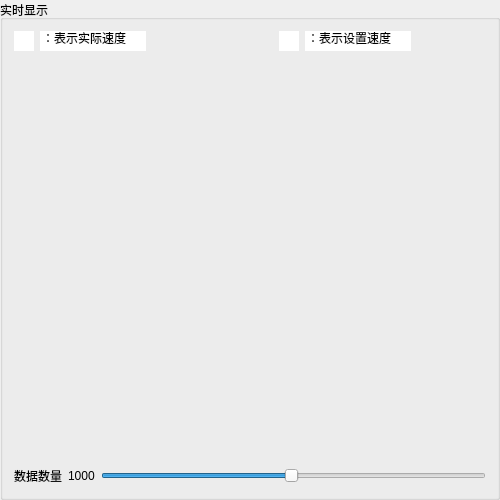
         <widget class="QGroupBox" name="groupBox_37">
          <property name="sizePolicy">
           <sizepolicy hsizetype="Expanding" vsizetype="Preferred">
            <horstretch>0</horstretch>
            <verstretch>0</verstretch>
           </sizepolicy>
          </property>
          <property name="minimumSize">
           <size>
            <width>500</width>
            <height>500</height>
           </size>
          </property>
          <property name="title">
           <string>实时显示</string>
          </property>
          <layout class="QGridLayout" name="gridLayout_45">
           <item row="0" column="0" colspan="3">
            <layout class="QHBoxLayout" name="horizontalLayout_32">
             <item>
              <widget class="QLineEdit" name="lineEdit_15">
               <property name="sizePolicy">
                <sizepolicy hsizetype="Fixed" vsizetype="Fixed">
                 <horstretch>0</horstretch>
                 <verstretch>0</verstretch>
                </sizepolicy>
               </property>
               <property name="maximumSize">
                <size>
                 <width>20</width>
                 <height>20</height>
                </size>
               </property>
               <property name="styleSheet">
                <string notr="true">background-image: url(:/new/prefix1/redline.png);
</string>
               </property>
               <property name="text">
                <string/>
               </property>
               <property name="frame">
                <bool>false</bool>
               </property>
               <property name="readOnly">
                <bool>true</bool>
               </property>
              </widget>
             </item>
             <item>
              <widget class="QLineEdit" name="lineEdit_16">
               <property name="sizePolicy">
                <sizepolicy hsizetype="Preferred" vsizetype="Fixed">
                 <horstretch>0</horstretch>
                 <verstretch>0</verstretch>
                </sizepolicy>
               </property>
               <property name="text">
                <string>：表示实际速度</string>
               </property>
               <property name="frame">
                <bool>false</bool>
               </property>
              </widget>
             </item>
             <item>
              <spacer name="horizontalSpacer_40">
               <property name="orientation">
                <enum>Qt::Horizontal</enum>
               </property>
               <property name="sizeHint" stdset="0">
                <size>
                 <width>127</width>
                 <height>20</height>
                </size>
               </property>
              </spacer>
             </item>
             <item>
              <widget class="QLineEdit" name="lineEdit_14">
               <property name="sizePolicy">
                <sizepolicy hsizetype="Fixed" vsizetype="Fixed">
                 <horstretch>0</horstretch>
                 <verstretch>0</verstretch>
                </sizepolicy>
               </property>
               <property name="maximumSize">
                <size>
                 <width>20</width>
                 <height>20</height>
                </size>
               </property>
               <property name="styleSheet">
                <string notr="true">background-image: url(:/new/prefix1/blueline.png);</string>
               </property>
               <property name="frame">
                <bool>false</bool>
               </property>
               <property name="readOnly">
                <bool>true</bool>
               </property>
              </widget>
             </item>
             <item>
              <widget class="QLineEdit" name="lineEdit_13">
               <property name="sizePolicy">
                <sizepolicy hsizetype="Preferred" vsizetype="Fixed">
                 <horstretch>0</horstretch>
                 <verstretch>0</verstretch>
                </sizepolicy>
               </property>
               <property name="text">
                <string>：表示设置速度</string>
               </property>
               <property name="frame">
                <bool>false</bool>
               </property>
              </widget>
             </item>
             <item>
              <spacer name="horizontalSpacer_41">
               <property name="orientation">
                <enum>Qt::Horizontal</enum>
               </property>
               <property name="sizeHint" stdset="0">
                <size>
                 <width>40</width>
                 <height>20</height>
                </size>
               </property>
              </spacer>
             </item>
            </layout>
           </item>
           <item row="1" column="0" colspan="3">
            <widget class="QCustomPlot" name="qcp_motor_spd_4" native="true"/>
           </item>
           <item row="2" column="0" colspan="2">
            <widget class="QLabel" name="label_Peak_ConstantTime_4">
             <property name="sizePolicy">
              <sizepolicy hsizetype="Fixed" vsizetype="Fixed">
               <horstretch>0</horstretch>
               <verstretch>0</verstretch>
              </sizepolicy>
             </property>
             <property name="text">
              <string/>
             </property>
            </widget>
           </item>
           <item row="3" column="0" colspan="3">
            <widget class="QCustomPlot" name="qcp_motor_cur_4" native="true"/>
           </item>
           <item row="4" column="0" colspan="3">
            <widget class="QCustomPlot" name="qcp_motor_act_tor_4" native="true"/>
           </item>
           <item row="5" column="0">
            <widget class="QLabel" name="label_disp_num_tab1_4">
             <property name="sizePolicy">
              <sizepolicy hsizetype="Preferred" vsizetype="Minimum">
               <horstretch>0</horstretch>
               <verstretch>0</verstretch>
              </sizepolicy>
             </property>
             <property name="maximumSize">
              <size>
               <width>16777215</width>
               <height>30</height>
              </size>
             </property>
             <property name="text">
              <string>数据数量</string>
             </property>
            </widget>
           </item>
           <item row="5" column="1">
            <widget class="QLabel" name="label_tab1_disp_num_4">
             <property name="text">
              <string>1000</string>
             </property>
            </widget>
           </item>
           <item row="5" column="2">
            <widget class="QSlider" name="tab1_horizontalSlider_4">
             <property name="sizePolicy">
              <sizepolicy hsizetype="Expanding" vsizetype="Minimum">
               <horstretch>0</horstretch>
               <verstretch>0</verstretch>
              </sizepolicy>
             </property>
             <property name="maximumSize">
              <size>
               <width>16777215</width>
               <height>20</height>
              </size>
             </property>
             <property name="minimum">
              <number>20</number>
             </property>
             <property name="maximum">
              <number>2000</number>
             </property>
             <property name="value">
              <number>1000</number>
             </property>
             <property name="orientation">
              <enum>Qt::Horizontal</enum>
             </property>
            </widget>
           </item>
          </layout>
         </widget>
